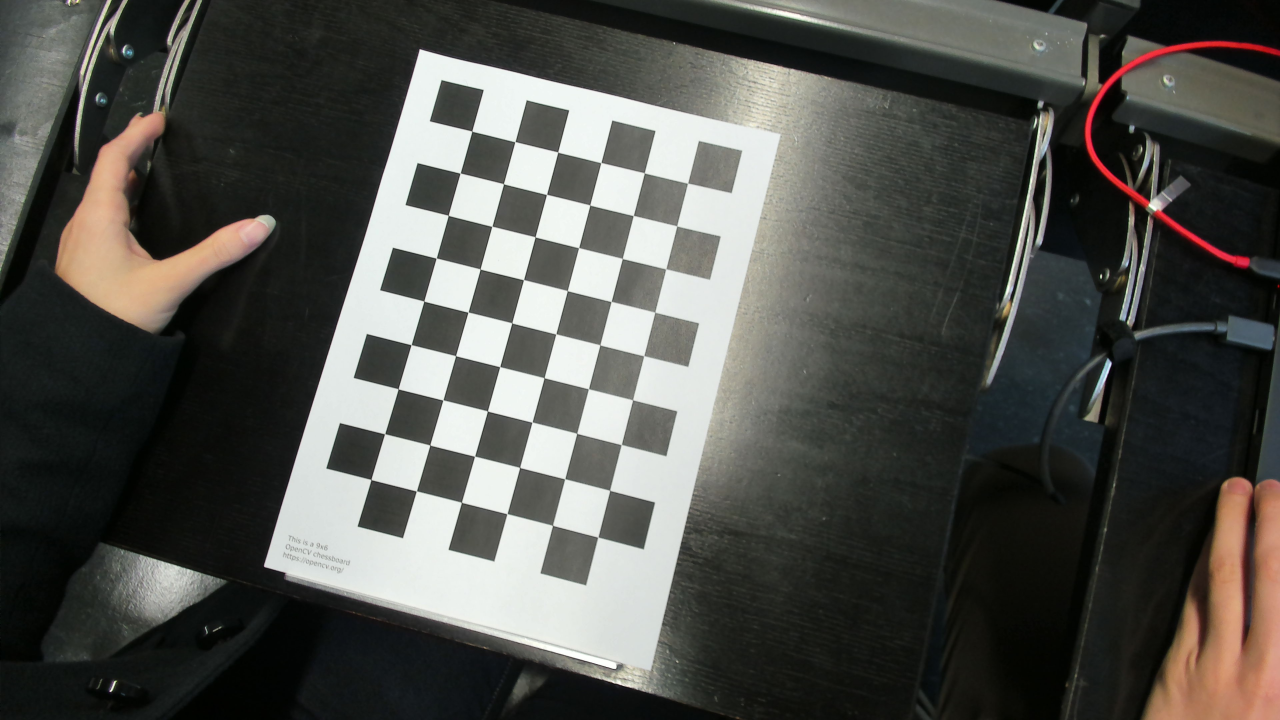
#> input picture test.jpg, 3840 x 2160 px (shown at 1/3 size)
$ python -i edge_detection.py   (imports and definitions only)
#> lines starting #> are read from the running program, lines starting #| are printed output that depends on the picture; after the words box and inside, x2 and y2 are one past the last pixel; in counts of white or black regions, pixels touching at a corner belong together
import cv2
import numpy as np

# [8 lines left out: function _resize, not called in this run]

def _find_biggest_contour(img, raw):
    """
    Finds the biggest contour (presumably the blackboard) in an image.
    """
    max_area = 0
    biggest_contour = np.array([])
    raw = raw.copy()
    contours, hirachy = cv2.findContours(img, cv2.RETR_EXTERNAL, cv2.CHAIN_APPROX_SIMPLE)
    c = max(contours, key=cv2.contourArea)
    c = _contour_approx([c])
    cv2.drawContours(raw, c, -1, (0,255,0), 5)
    return raw

def _canny_with_cleanup(img):
    canny = cv2.Canny(img, 50, 50)
    kernel = np.ones((6,6))
    dail = cv2.dilate(canny, kernel, iterations = 2)
    return cv2.erode(dail, kernel, iterations = 1)

def _contour_approx(cnt):
    epsilon = 0.4*cv2.arcLength(cnt, True)
    approx = cv2.approxPolyDP(cnt, epsilon, True)
    return approx

def get_blackboard_or_none(img):
    gray = cv2.cvtColor(img, cv2.COLOR_BGR2GRAY)
    blur = cv2.blur(gray, (13,13), 1)
    cv2.imshow("blur", blur)
    canny = _canny_with_cleanup(blur)
    cv2.imshow("canny", canny)
    edges = _find_biggest_contour(canny, img)
    return edges

>>> import cv2
>>> picture = cv2.imread('../test.jpg')
#> picture is the input picture: shape (2160, 3840, 3); mean B, G, R 76, 80.7, 80.6
>>> result = get_blackboard_or_none(picture)
#> in get_blackboard_or_none, `gray = cv2.cvtColor(img, cv2.COLOR_BGR2GRAY)`:
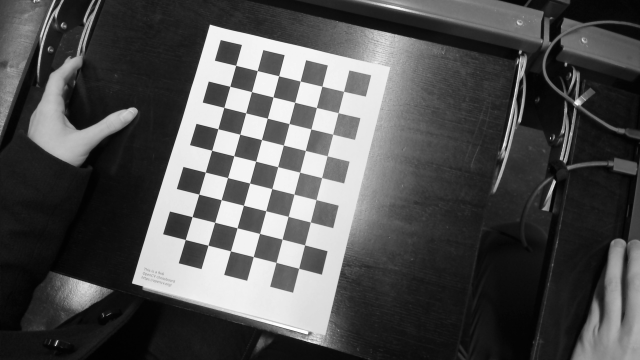
#> gray: shape (2160, 3840) (shown at 1/6 size); min 0, max 255, mean 80.2
#> in _canny_with_cleanup, `canny = cv2.Canny(img, 50, 50)`:
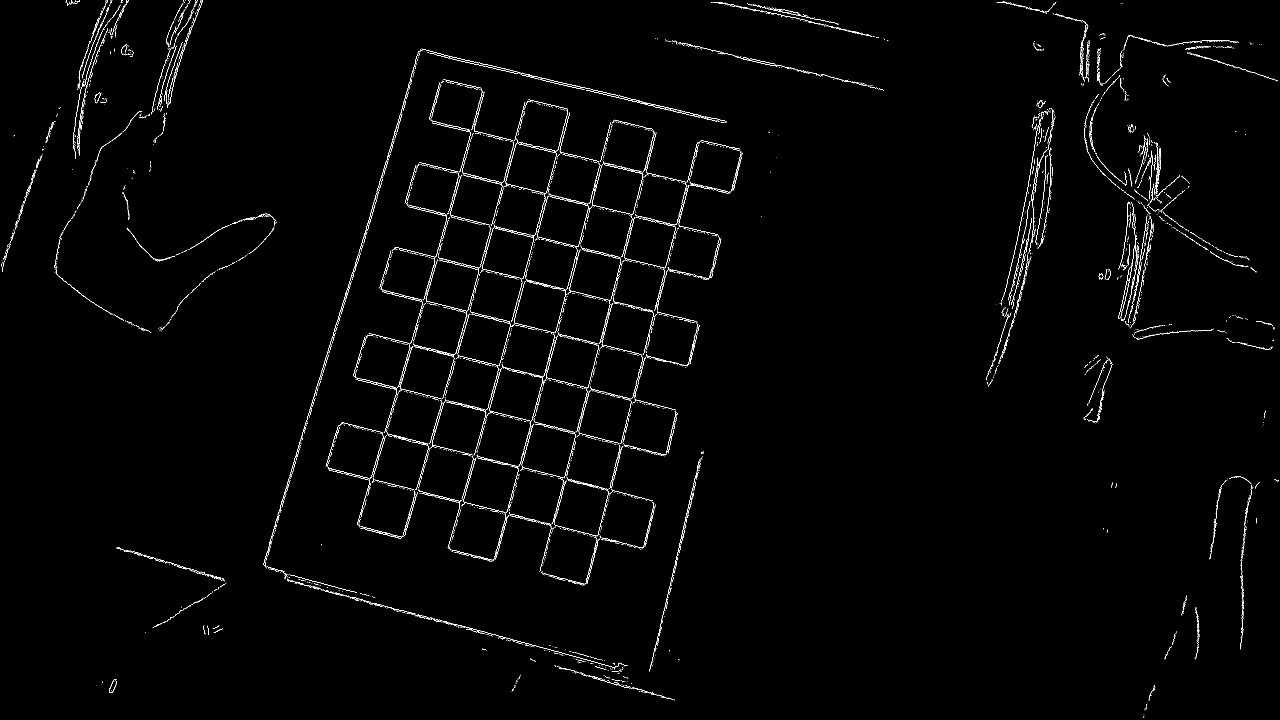
#> canny: shape (2160, 3840) (shown at 1/3 size); 0.85% white in thin lines or dots
#> in _canny_with_cleanup, `dail = cv2.dilate(canny, kernel, iterations = 2)`:
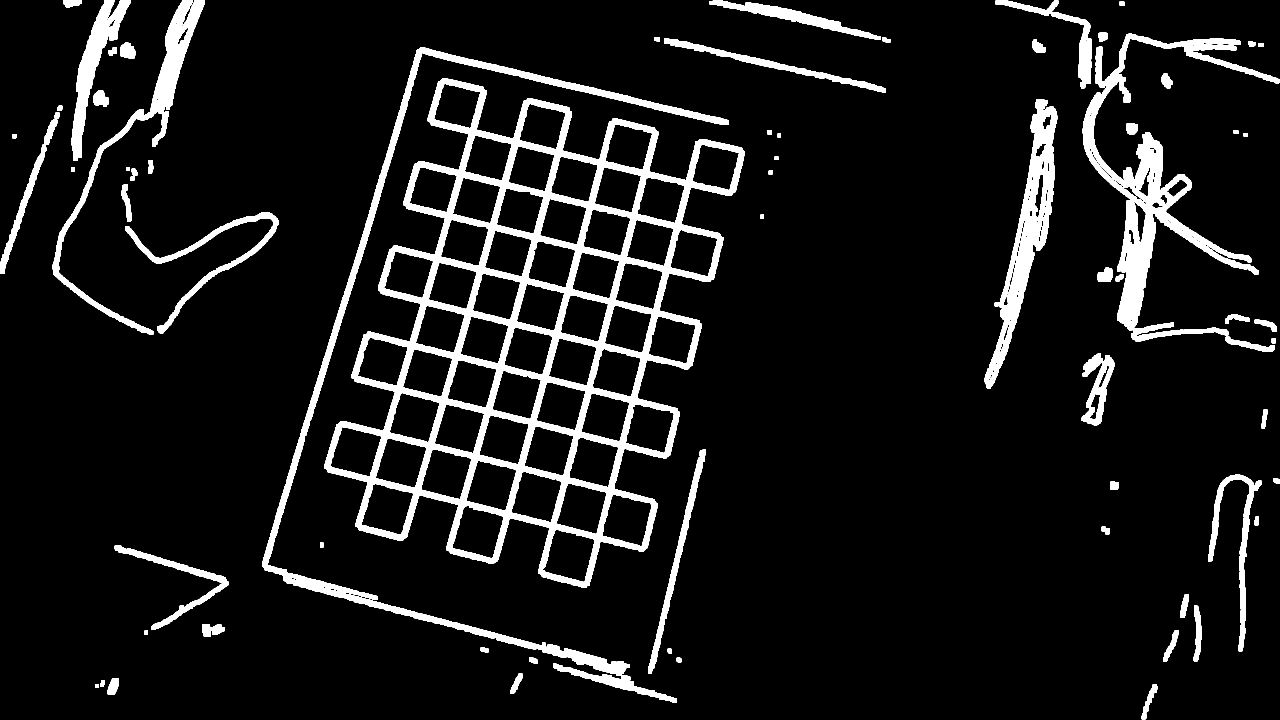
#> dail: shape (2160, 3840) (shown at 1/3 size); 9% white; 72 white regions, largest, box (x1, y1, x2, y2) and area: (973, 234, 2235, 1764) 326970, (3248, 101, 3840, 1025) 90634, (786, 142, 2187, 2027) 74094
#> in _canny_with_cleanup, `return cv2.erode(dail, kernel, iterations = 1)`:
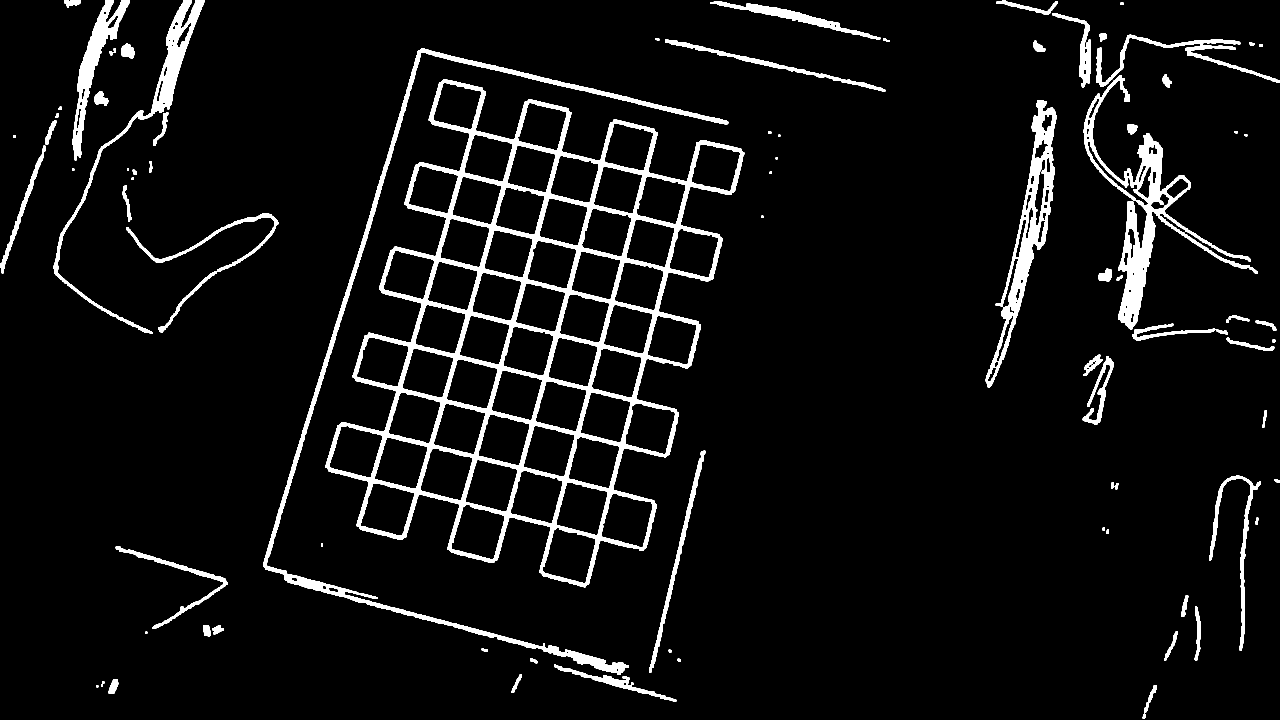
#> returned value: shape (2160, 3840) (shown at 1/3 size); 6% white; 80 white regions
#> in _find_biggest_contour, `contours, hirachy = cv2.findContours(img, cv2.RETR_EXTERNAL, cv2.CHAIN..`: contours = 80 contours; largest, box (x1, y1, x2, y2) and area: (976, 237, 2233, 1762) 1069380, (3251, 225, 3774, 989) 57955, (789, 145, 2185, 2025) 46604, (2957, 300, 3170, 1164) 45298, (161, 0, 613, 1002) 25676; hirachy = 80 rows, first 6: [1, -1, -1, -1], [2, 0, -1, -1], [3, 1, -1, -1], [4, 2, -1, -1], [5, 3, -1, -1], [6, 4, -1, -1]
#> in _find_biggest_contour, `c = max(contours, key=cv2.contourArea)`: c = contour of 3679 points, box (x1, y1, x2, y2) (976, 237, 2233, 1762), area 1069380
#> (the run stopped early here; a loop or call above may not have finished)

$ run again, on WIN_20210408_10_50_12_Pro.jpg
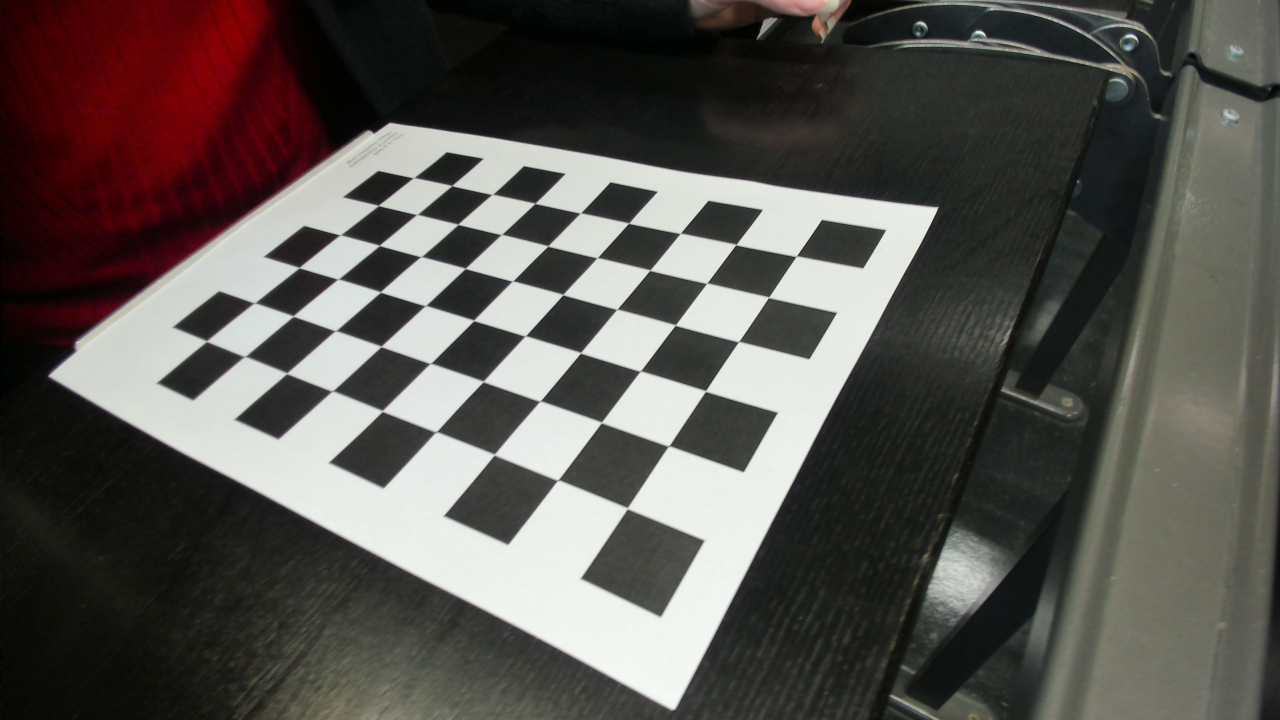
#> input picture WIN_20210408_10_50_12_Pro.jpg, 3840 x 2160 px (shown at 1/3 size)
#> picture is the input picture: shape (2160, 3840, 3); mean B, G, R 80.2, 84.5, 88.5
#> in _canny_with_cleanup, `canny = cv2.Canny(img, 50, 50)`:
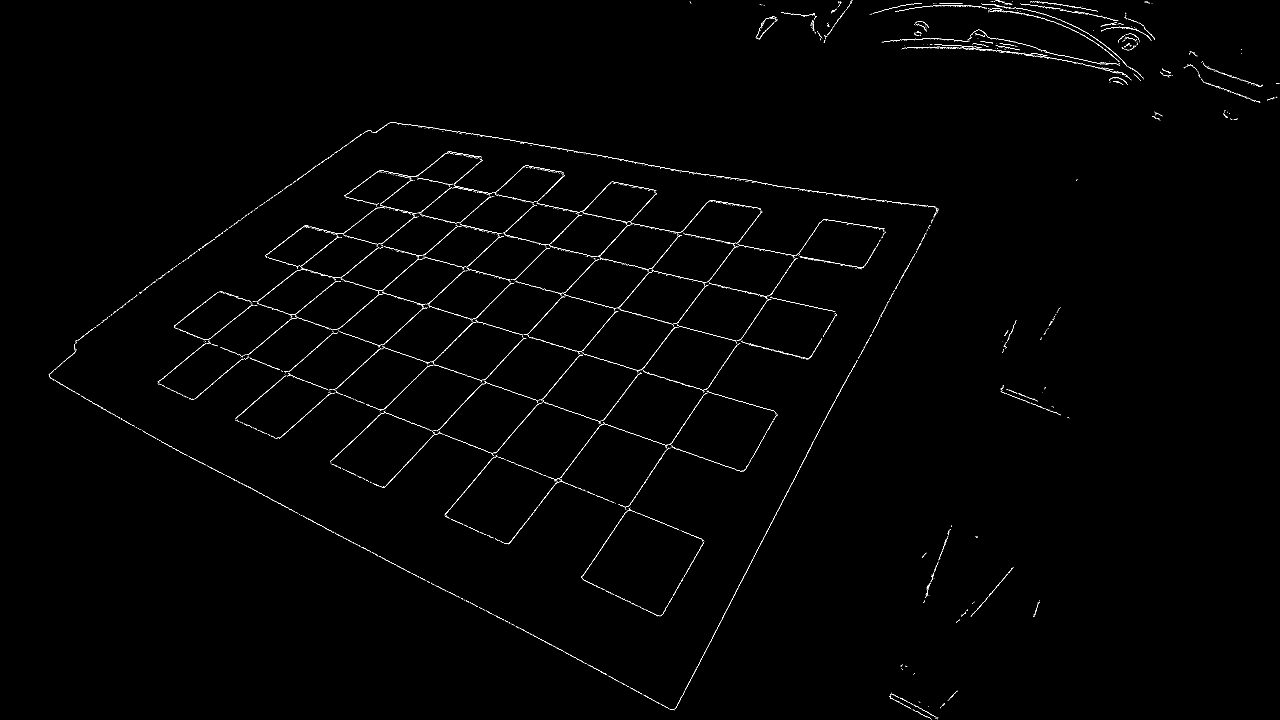
#> canny: shape (2160, 3840) (shown at 1/3 size); 0.52% white in thin lines or dots
#> dail: shape (2160, 3840); 6.6% white; 38 white regions, largest, box (x1, y1, x2, y2) and area: (469, 450, 2664, 1855) 332719, (142, 362, 2823, 2137) 100124, (2605, 0, 3471, 261) 66325
#> in _canny_with_cleanup, `return cv2.erode(dail, kernel, iterations = 1)`:
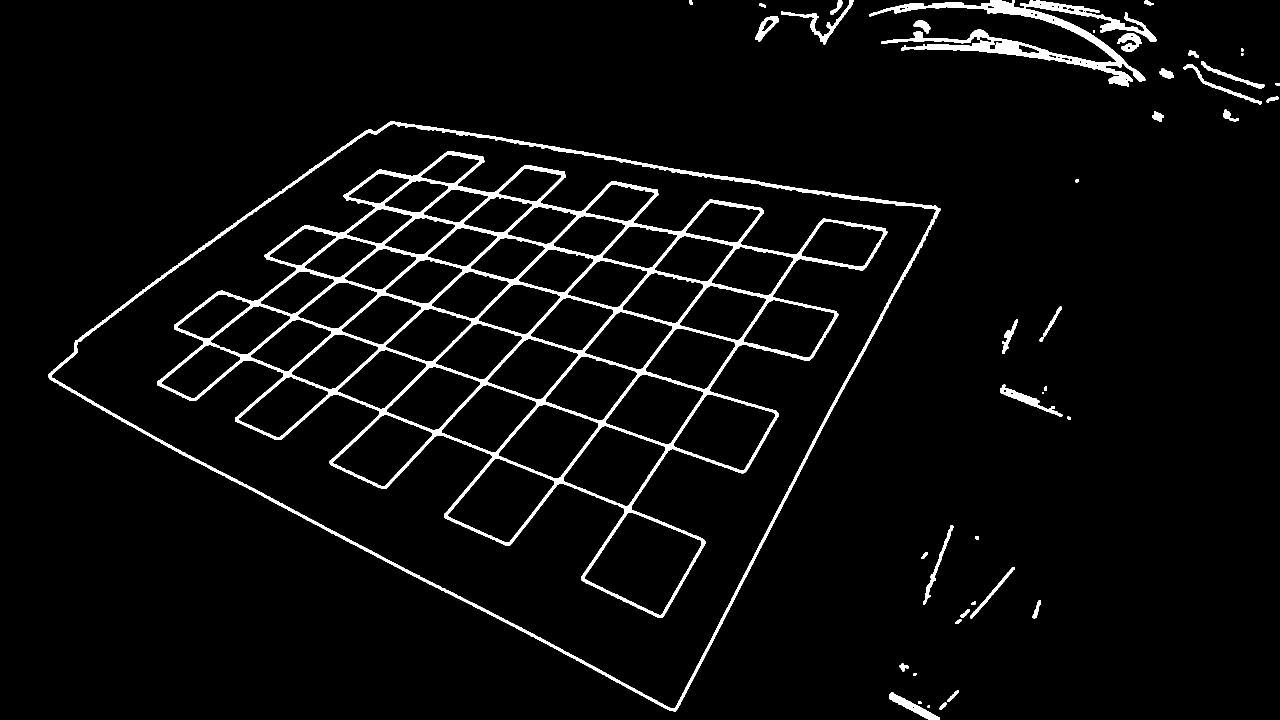
#> returned value: shape (2160, 3840) (shown at 1/3 size); 3.9% white; 45 white regions
#> contours = 44 contours; largest, box (x1, y1, x2, y2) and area: (145, 365, 2821, 2135) 2635698, (2608, 0, 3469, 259) 43143, (2667, 2077, 2820, 2160) 3138, (2343, 0, 2561, 133) 3076, (3000, 1154, 3187, 1250) 3064; hirachy = 44 rows, first 6: [1, -1, -1, -1], [2, 0, -1, -1], [3, 1, -1, -1], [4, 2, -1, -1], [5, 3, -1, -1], [6, 4, -1, -1]
#> c = contour of 3545 points, box (x1, y1, x2, y2) (145, 365, 2821, 2135), area 2635698

$ run again, on WIN_20210408_10_50_32_Pro.jpg
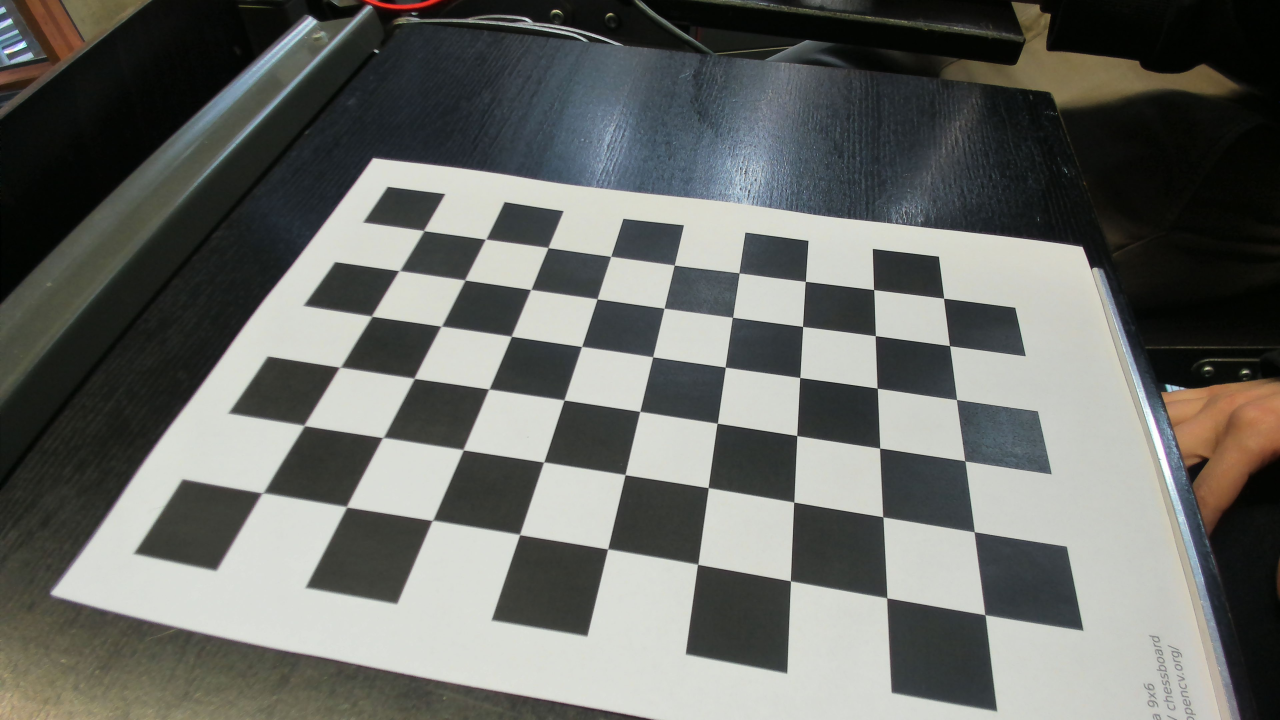
#> input picture WIN_20210408_10_50_32_Pro.jpg, 3840 x 2160 px (shown at 1/3 size)
#> picture is the input picture: shape (2160, 3840, 3); mean B, G, R 103, 107.3, 105.5
#> in _canny_with_cleanup, `canny = cv2.Canny(img, 50, 50)`:
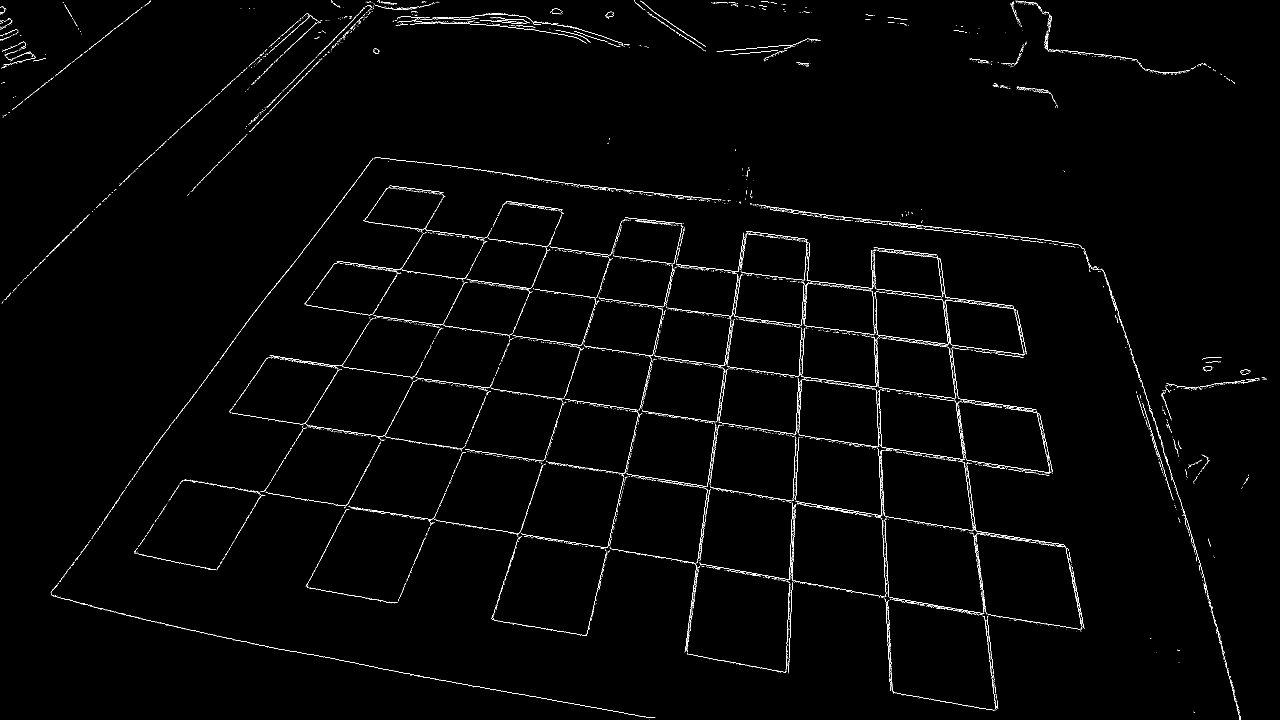
#> canny: shape (2160, 3840) (shown at 1/3 size); 0.87% white in thin lines or dots
#> dail: shape (2160, 3840); 9.5% white; 75 white regions, largest, box (x1, y1, x2, y2) and area: (398, 553, 3260, 2139) 488187, (147, 467, 2197, 2160) 67043, (2246, 606, 3728, 2160) 54313
#> in _canny_with_cleanup, `return cv2.erode(dail, kernel, iterations = 1)`:
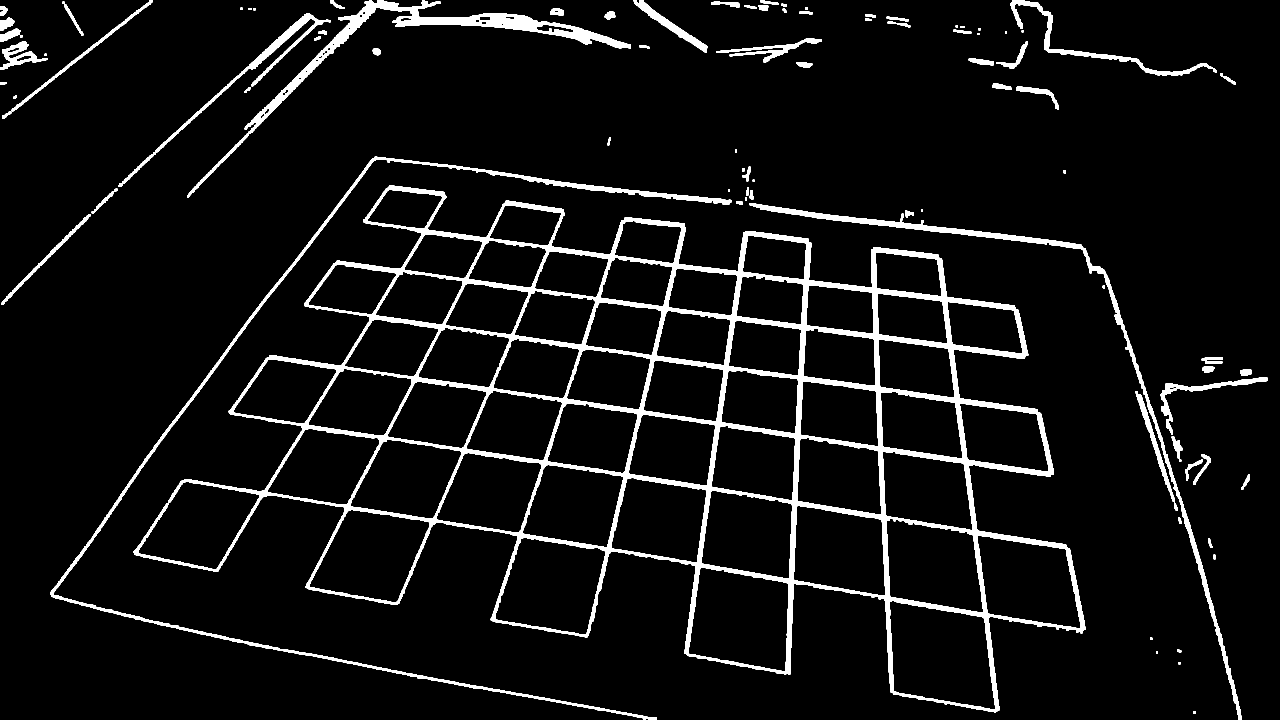
#> returned value: shape (2160, 3840) (shown at 1/3 size); 6.2% white; 88 white regions
#> contours = 88 contours; largest, box (x1, y1, x2, y2) and area: (401, 556, 3258, 2137) 2419824, (734, 0, 1893, 400) 37612, (150, 470, 2195, 2160) 33956, (2249, 609, 3726, 2160) 28259, (356, 39, 992, 561) 10867; hirachy = 88 rows, first 6: [1, -1, -1, -1], [2, 0, -1, -1], [3, 1, -1, -1], [4, 2, -1, -1], [5, 3, -1, -1], [6, 4, -1, -1]
#> c = contour of 4312 points, box (x1, y1, x2, y2) (401, 556, 3258, 2137), area 2419824
